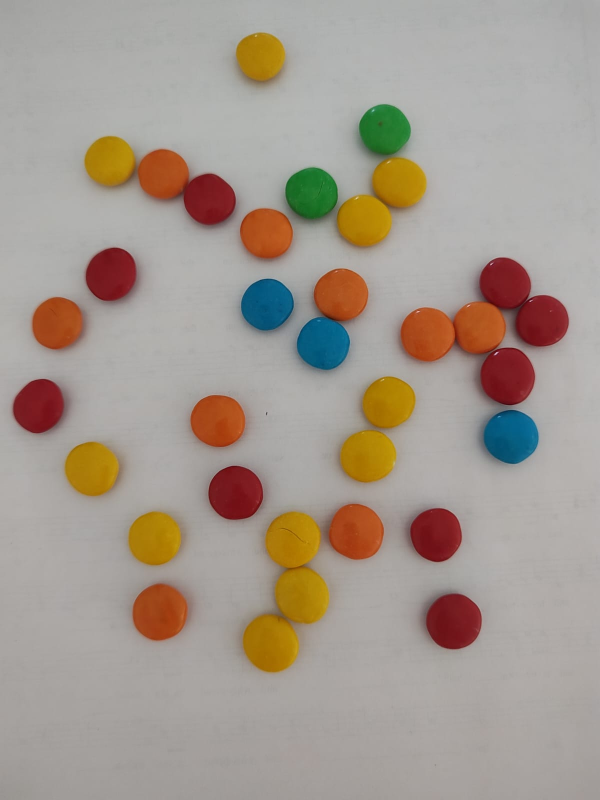
#> input picture segmentation-and-counting/imgs/inputs/confites1.jpg, 1200 x 1600 px, found by its file name (shown at 1/2 size); the run also reads 1 picture not shown here
$ jupyter execute --allow-errors umbralizacion_regiones.ipynb   (older library calls are emulated)
#> lines starting #> are read from the running program, lines starting #| are printed output that depends on the picture; after the words box and inside, x2 and y2 are one past the last pixel; in counts of white or black regions, pixels touching at a corner belong together
### tp0_umbralizacion_regiones/utils.py
from matplotlib import pyplot as plt
import cv2

"""
A set of utility functions handling opencv image formats and color-spaces
"""

def patch(img, kwargs):
  """
  A patching function that:
    - Defaults cmap to grayscale if detects images with only 1 channel.
    - Defaults cmap to rgb if detects images with 3 channels and no cmap defined.
    - Converts opencv default BGR format to RGB if detects images with 3 channels.
    - Converts opencv HSV to RGB
  """

  grayscale = {'cmap':'gray', 'vmin':0, 'vmax':255}

  cmap_patched = kwargs.copy()
  if len(img.shape) == 2:
    # num channels == 1
    # Defaulting cmap to grayscale
    if 'cmap' not in kwargs:
      cmap_patched.update(grayscale)

  img_patched = img
  if len(img.shape) == 3:
    if 'cmap' not in kwargs:
      # Changing BGR opencv format to RGB
      if img.shape[2] == 4:
        img_patched = cv2.cvtColor(img, cv2.COLOR_BGRA2RGBA)
      else:
        img_patched = cv2.cvtColor(img, cv2.COLOR_BGR2RGB)

    # matplotlib expects hsv in [0, 1] range, simply convert opencv HSV to RGB format
    if 'cmap' in kwargs and kwargs['cmap'] == 'hsv':
      img_patched = cv2.cvtColor(img, cv2.COLOR_HSV2RGB)

  return img_patched, cmap_patched


def imshow(img, **kwargs):
  """
  imshow wrapper for matplotlib.pyplot.imshow
  """
  patched_img , patched_cmap = patch(img, kwargs)
  plt.imshow(patched_img, **patched_cmap)
  plt.axis('off')

def show_images(images, titles=None, **kwargs):
  num_images = len(images)
  fig, axs = plt.subplots(1, num_images, figsize=(12, 6))
  if titles is None:
    titles = [None for _ in images]
  for ax, img, title in zip(axs, images, titles):

    patched_img , patched_cmap = patch(img, kwargs)
    ax.imshow(patched_img, **patched_cmap)
    ax.axis('off')
    ax.set_title(title)

# [29 lines left out: function plot_transform, not called in this run]

### umbralizacion_regiones.ipynb
# Trabajo Práctico 0 - Umbralización y reconocimiento de regiones

Este es un trabajo interactivo individual que deberán completar y entregar.

Se espera que ganen experiencia y experimenten con varios métodos de binarización, segmentación y reconocimiento de regiones.

Pueden utilizar las herramientas provistas por la librería OpenCV para resolver los ejercicios.

Método de entrega:
- Entregar a través del campus virtual una estructura de directorios con todos los recursos y scripts para resolver los ejercicios.
- Dentro de los archivos de entrega debe encontrarse este jupyter notebook resuelto (debe entregarse "ejecutado" mostrando los resultados).

**NO SE REQUIERE ENTREGAR INFORME PARA ESTE TP**

[cell 1]
# Se define el entorno detectando y paths de recursos detectando si se está ejecutando en google colab.

import os
import sys

try:
  from google.colab import drive
  RUNNING_IN_COLAB = True
except:
  RUNNING_IN_COLAB = False

# Configuración del directorio de recursos
IMGS_PATH = "imgs/"

if(RUNNING_IN_COLAB):
    drive.mount('/content/drive')

    BASE_DIR = "/content/drive/MyDrive/UdeSA/I308Vision/TPs"
    TUTORIAL = "tp0_binarizacion_regiones"

    TUTORIAL_PATH = os.path.join(BASE_DIR, TUTORIAL)
    IMGS_PATH = os.path.join(TUTORIAL_PATH, IMGS_PATH)

    # Cambiando el path del entorno de colab (los recursos pueden referenciarse directamente o con RESOURCES_PATH)
    %cd {TUTORIAL_PATH}
    sys.path.append(TUTORIAL_PATH)

[cell 2]
# Librerías recomendadas para la ejercitación

import utils
import cv2
import numpy as np
from matplotlib import pyplot as plt

# Umbralización o binarización de una imagen

Un proceso de umbralización o binarizacion consiste en transformar una imagen a blanco y negro, donde existan solo dos resultados posibles, 0 o 1 (o 0 y 255).

El objetivo del proceso de binarización es resaltar regiones de interés, una manera de hacerlo es crear una "máscara" de la imagen. Una máscara es una imagen binaria del mismo ancho y alto que la original, donde el valor de los píxeles de interés será 255 (o 1) y 0 para cualquier otro píxel.

### Ejercicio 1:
Generar 5 máscaras binarias resaltando cada uno de los diferentes colores de confites en las imágenes 'imgs/inputs/confitesX.jpg'.

Imagen de entrada 'imgs/inputs/confites1.jpg':

Graficar el resultado de las 5 máscaras.
Ejemplo: La máscara binaria para los confites naranjas tendrá 255 solo en los píxeles que refieran a los chocolates color naranja.

Ejemplo de salida esperada:

Investigar las funciones de opencv: cv2.cvtColor, cv2.inRange, cv2.threshold.

[cell 3]
img = cv2.imread(IMGS_PATH + "inputs/confites1.jpg", flags=cv2.IMREAD_COLOR)
#> img is the input picture: shape (1600, 1200, 3); mean B, G, R 143.3, 153.6, 164.5
img2 = cv2.imread(IMGS_PATH + "inputs/confites2.jpg", flags=cv2.IMREAD_COLOR)
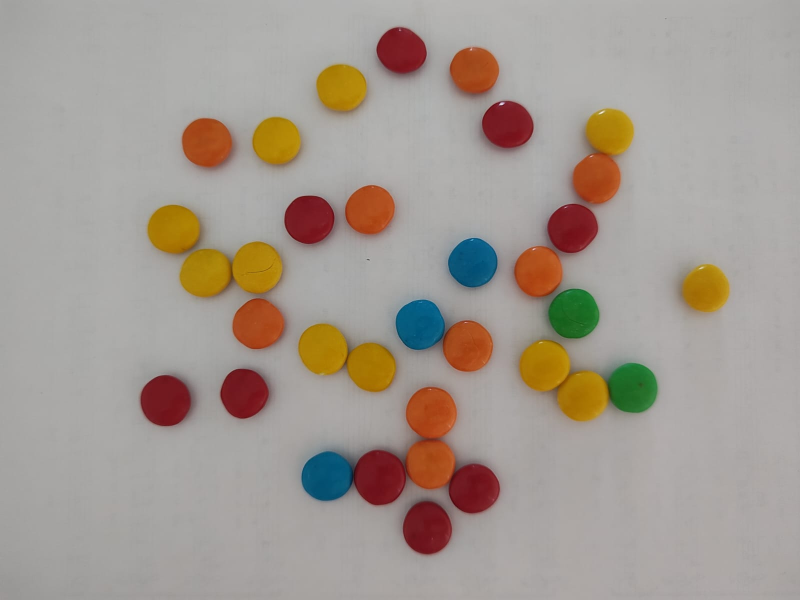
#> input picture segmentation-and-counting/imgs/inputs/confites2.jpg, 1600 x 1200 px, found by its file name (shown at 1/2 size)
#> img2 is the input picture: shape (1200, 1600, 3); mean B, G, R 145.4, 154, 163.5
img3 = cv2.imread(IMGS_PATH + "inputs/confites3.jpg", flags=cv2.IMREAD_COLOR)
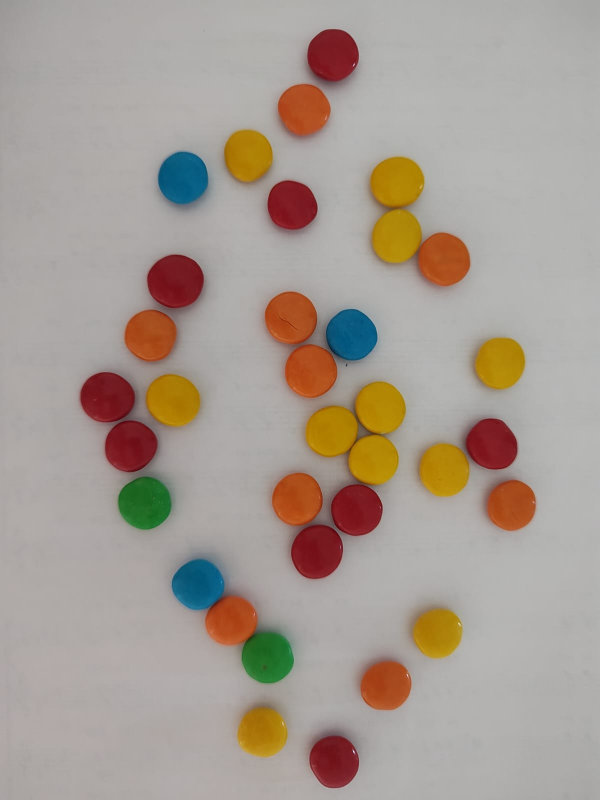
#> input picture segmentation-and-counting/imgs/inputs/confites3.jpg, 1200 x 1600 px, found by its file name (shown at 1/2 size)
#> img3 is the input picture: shape (1600, 1200, 3); mean B, G, R 146.9, 156.4, 167.3

hsv = cv2.cvtColor(img, cv2.COLOR_BGR2HSV)
#> hsv: shape (1600, 1200, 3); mean H, S, V 28.3, 42.8, 167
hsv2 = cv2.cvtColor(img2, cv2.COLOR_BGR2HSV)
#> hsv2: shape (1200, 1600, 3); mean H, S, V 26.6, 37, 165.5
hsv3 = cv2.cvtColor(img3, cv2.COLOR_BGR2HSV)
#> hsv3: shape (1600, 1200, 3); mean H, S, V 26, 40.3, 169.5

[cell 4]
import matplotlib.pyplot as plt
import cv2

def show_row(titles, imgs):
    n = len(imgs)
    plt.figure(figsize=(4*n, 4))
    for i, (t, im) in enumerate(zip(titles, imgs), 1):
        plt.subplot(1, n, i)
        if im.ndim == 2:  # imagen en escala de grises
            plt.imshow(im, cmap='gray')
        else:  # imagen a color
            plt.imshow(cv2.cvtColor(im, cv2.COLOR_BGR2RGB))
        plt.title(t)
        plt.axis('off')
    plt.show()


# --- Aplicación de cambios de saturación y valor ---
# --- Máscara S/V para las 3 imágenes ---
sat_min, val_min = 150, 50  # ajustable

mask_sv1 = cv2.inRange(hsv,  (0, sat_min, val_min), (179, 255, 255))
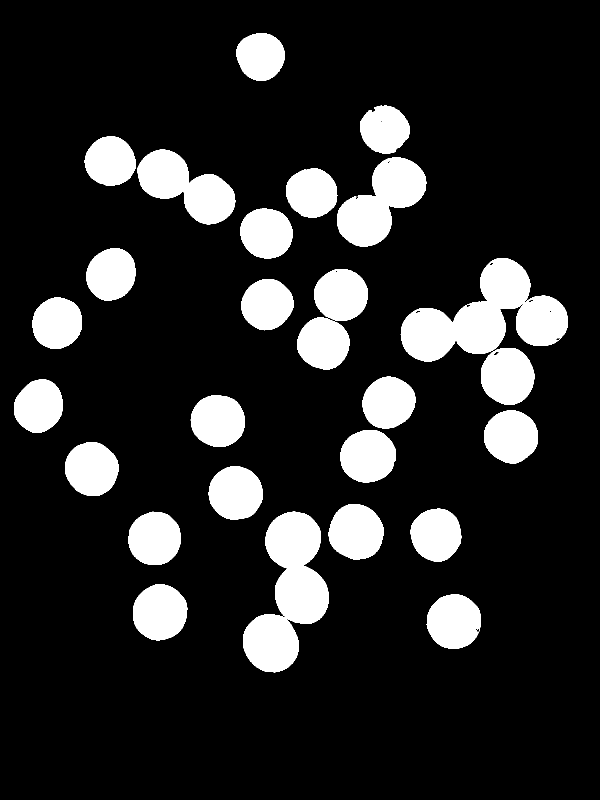
#> mask_sv1: shape (1600, 1200) (shown at 1/2 size); 15.3% white; 27 white regions, largest, box (x1, y1, x2, y2) and area: (801, 516, 1136, 723) 34193, (486, 1023, 658, 1345) 29890, (674, 315, 853, 493) 17480
mask_sv2 = cv2.inRange(hsv2, (0, sat_min, val_min), (179, 255, 255))
#> mask_sv2: shape (1200, 1600); 13.5% white; 29 white regions (2 under 20 px), largest, box (x1, y1, x2, y2) and area: (810, 774, 999, 1026) 23805, (1039, 680, 1313, 842) 23530, (360, 483, 564, 594) 16158
mask_sv3 = cv2.inRange(hsv3, (0, sat_min, val_min), (179, 255, 255))
#> mask_sv3: shape (1600, 1200); 14.5% white; 33 white regions (4 under 20 px), largest, box (x1, y1, x2, y2) and area: (740, 314, 940, 572) 25774, (611, 763, 811, 970) 25259, (411, 1192, 587, 1365) 15418

# Overlays (solo visualización)
overlay1 = cv2.bitwise_and(img,  img,  mask=mask_sv1)
overlay2 = cv2.bitwise_and(img2, img2, mask=mask_sv2)
overlay3 = cv2.bitwise_and(img3, img3, mask=mask_sv3)
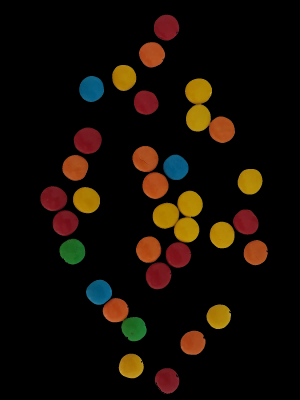
#> overlay3: shape (1600, 1200, 3) (shown at 1/4 size); mean B, G, R 4.7, 12, 19.7

# --- Mostrar en una figura (3 columnas) ---
show_row(
    ["Overlay 1", "Overlay 2", "Overlay 3"],
    [overlay1, overlay2, overlay3]
)
#> in show_row, `n = len(imgs)`: n = 3
#> the loop in show_row, `for i, (t, im) in enumerate(zip(titles, imgs), 1):` made 3 passes
#> t on passes 1 to 3: 'Overlay 1', 'Overlay 2', 'Overlay 3'

[cell 5]
import numpy as np
import cv2
import matplotlib.pyplot as plt

def rango_color(h_low, h_high, s_min=60, v_min=50, v_max=255):
    lo = np.array([h_low, s_min, v_min], np.uint8)
    hi = np.array([h_high, 255,  v_max], np.uint8)
    return lo, hi

RANGOS = {
    # H en OpenCV: 0..179
    "Rojo_1":   rango_color(170, 179, 60, 50, 255),
    "Rojo_2":   rango_color(0,   3,   60, 50, 255),   # tapa “agujeritos” del rojo
    "Naranja":  rango_color(5,   12,  60, 50, 255),
    "Amarillo": rango_color(20,  35,  60, 50, 255),
    "Verde":    rango_color(40,  75,  60, 50, 255),
    "Azul":     rango_color(90,  125, 60, 50, 255),
}

def computar_mascaras(hsv, sat_min=120, val_min=45, val_max=245):
    """
    Devuelve:
      - mask_sv   : máscara S/V de limpieza global
      - masks_col : dict con máscaras binarias por color (Rojo, Naranja, Amarillo, Verde, Azul)
    """
    # pre-máscara por S/V (limpia grises, sombras y reflejos fuertes)
    mask_sv = cv2.inRange(hsv, (0, sat_min, val_min), (179, 255, val_max))

    # colores (cada máscara AND con S/V)
    m_rojo = cv2.inRange(hsv, *RANGOS["Rojo_1"]) | cv2.inRange(hsv, *RANGOS["Rojo_2"])
    m_rojo = cv2.bitwise_and(m_rojo, mask_sv)

    masks_col = {
        "Rojo":     m_rojo,
        "Naranja":  cv2.bitwise_and(cv2.inRange(hsv, *RANGOS["Naranja"]),  mask_sv),
        "Amarillo": cv2.bitwise_and(cv2.inRange(hsv, *RANGOS["Amarillo"]), mask_sv),
        "Verde":    cv2.bitwise_and(cv2.inRange(hsv, *RANGOS["Verde"]),    mask_sv),
        "Azul":     cv2.bitwise_and(cv2.inRange(hsv, *RANGOS["Azul"]),     mask_sv),
    }
    return mask_sv, masks_col

def plot_colores_por_imagen(img, masks_col, titulo="imagen"):
    """
    Muestra una sola figura con 2 filas:
      - Fila 1: máscaras [Rojo, Naranja, Amarillo, Verde, Azul]
      - Fila 2: overlays correspondientes
    """
    colores = ["Rojo", "Naranja", "Amarillo", "Verde", "Azul"]
    n = len(colores)
    plt.figure(figsize=(4*n, 8))

    # fila de máscaras
    for i, c in enumerate(colores, start=1):
        plt.subplot(2, n, i)
        plt.imshow(masks_col[c], cmap='gray')
        plt.title(f"{titulo} - {c} (mask)")
        plt.axis('off')

    # fila de overlays
    for i, c in enumerate(colores, start=1):
        overlay = cv2.bitwise_and(img, img, mask=masks_col[c])
        plt.subplot(2, n, n + i)
        plt.imshow(cv2.cvtColor(overlay, cv2.COLOR_BGR2RGB))
        plt.title(f"{titulo} - {c} (overlay)")
        plt.axis('off')

    plt.tight_layout()
    plt.show()

# confites1
mask_sv1, masks1 = computar_mascaras(hsv,  sat_min=120, val_min=45, val_max=245)
#> masks1 = 5 items
plot_colores_por_imagen(img,  masks1, titulo="confites1")

# confites2
mask_sv2, masks2 = computar_mascaras(hsv2, sat_min=120, val_min=45, val_max=245)
#> call 2 of computar_mascaras, with sat_min = 120, val_min = 45, val_max = 245
#> in computar_mascaras (call 2), `m_rojo = cv2.bitwise_and(m_rojo, mask_sv)`:
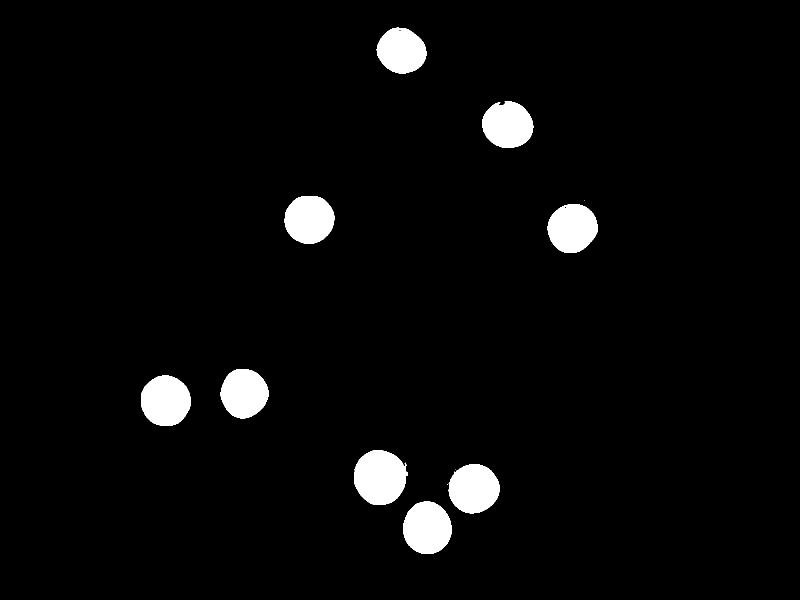
#> m_rojo: shape (1200, 1600) (shown at 1/2 size); 3.6% white; 12 white regions (3 under 20 px), largest, box (x1, y1, x2, y2) and area: (708, 900, 816, 1010) 9081, (806, 1003, 904, 1108) 8009, (282, 751, 381, 852) 7917
#> masks2 = 5 items
plot_colores_por_imagen(img2, masks2, titulo="confites2")
#> call 2 of plot_colores_por_imagen, with titulo = 'confites2'
#> in plot_colores_por_imagen (call 2), `plt.show()`:
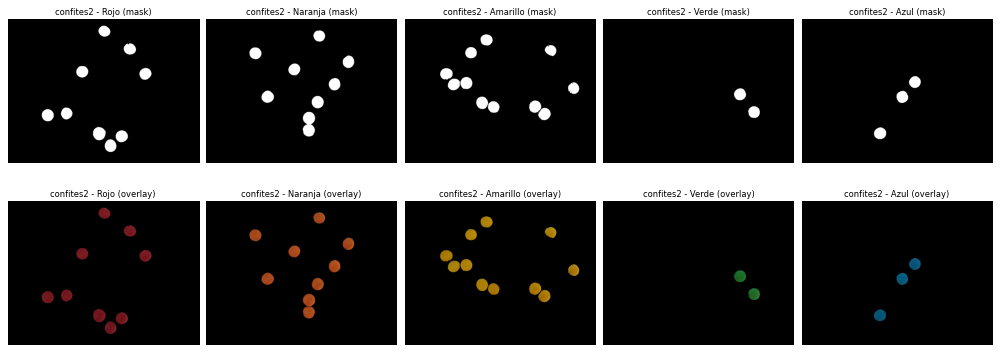
#> figure drawn by matplotlib, 10 panels

# confites3
mask_sv3, masks3 = computar_mascaras(hsv3, sat_min=120, val_min=45, val_max=245)
#> call 3 of computar_mascaras, with sat_min = 120, val_min = 45, val_max = 245
#> in computar_mascaras (call 3), `m_rojo = cv2.bitwise_and(m_rojo, mask_sv)`:
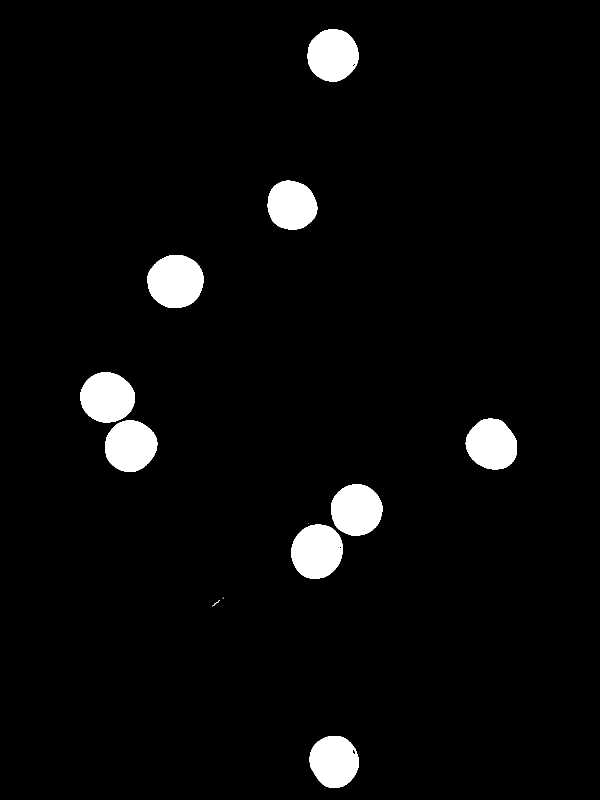
#> m_rojo: shape (1600, 1200) (shown at 1/2 size); 3.9% white; 12 white regions (2 under 20 px), largest, box (x1, y1, x2, y2) and area: (295, 510, 407, 616) 9403, (582, 1049, 686, 1157) 8834, (161, 745, 270, 845) 8563
#> masks3 = 5 items
plot_colores_por_imagen(img3, masks3, titulo="confites3")
#> the loop in plot_colores_por_imagen (call 3), `for i, c in enumerate(colores, start=1):` made 5 passes
#> pass 1, in plot_colores_por_imagen (call 3), `overlay = cv2.bitwise_and(img, img, mask=masks_col[c])`:
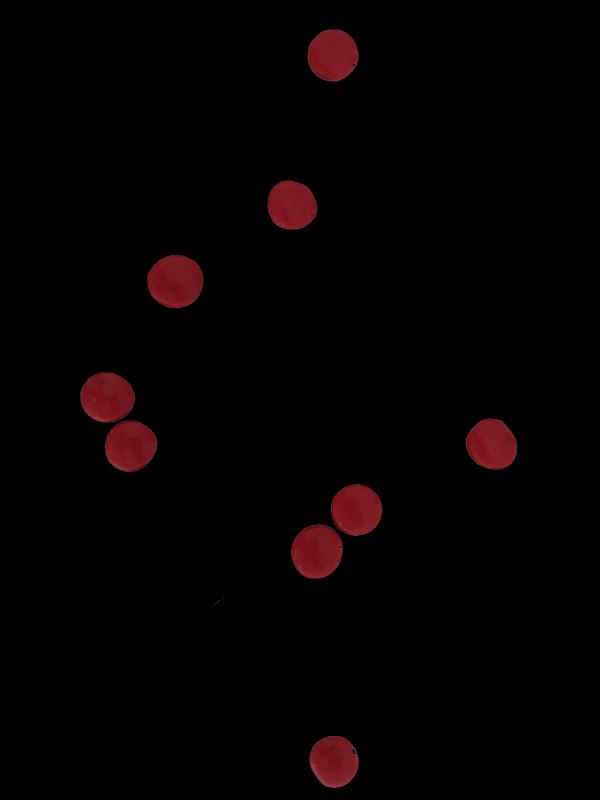
#> overlay: shape (1600, 1200, 3) (shown at 1/2 size); mean B, G, R 1.3, 1, 4.7
#> (the rest of the program and of its run is left out)
